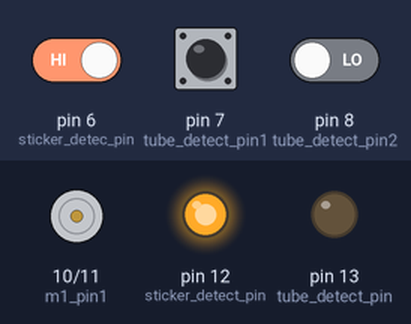
Bench run of a sketch on a simulated Arduino Uno, built with avr-gcc and run on an emulated ATmega328P. On the bench: motor-driver pin pairs drawn as motors (green arrow = first pin HIGH = forward, orange = second pin HIGH = backward, longer = more drive), output pins drawn as LEDs (lit = HIGH). Inputs (shaded band) come from the test bench; at power-on: pin 6 (sticker_detec_pin) HIGH, pin 7 (tube_detect_pin1) HIGH, pin 8 (tube_detect_pin2) LOW.

Above: at 1.2 s.
1.3 s: pin 6 (sticker_detec_pin) driven LOW
At 2.5 s:
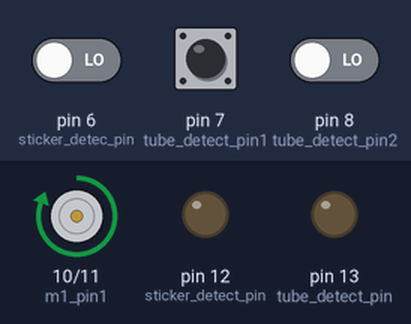
At 3.9 s:
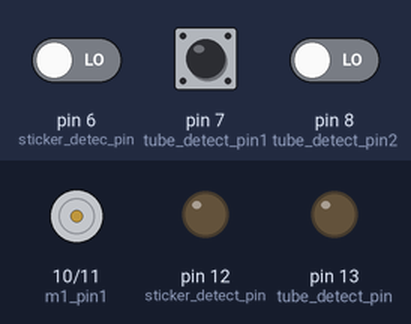
4.3 s: pin 6 (sticker_detec_pin) driven HIGH
At 5.2 s:
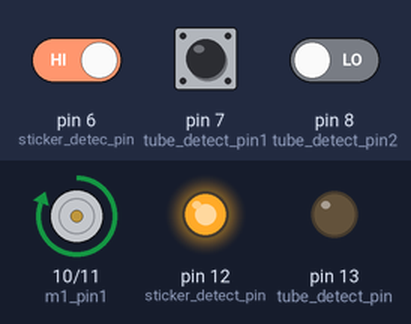
Timing chart, 0 to 7.5 s (numbered marks = the images above; inputs shaded):
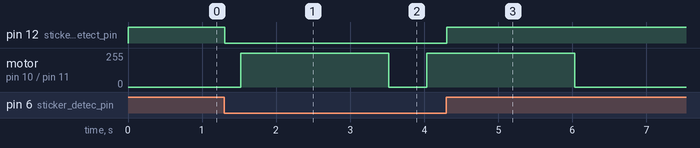

Measured:
- after the input at 1.3 s, pin 12 (sticker_detect_pin): HIGH → LOW at once; motor on pin 10 (m1_pin1) / pin 11 (m1_pin2): stopped → forward 255/255 after 0.22 s, → stopped 2.0 s later, → forward 255/255 0.51 s later
- after the input at 4.3 s, pin 12 (sticker_detect_pin): LOW → HIGH at once; motor on pin 10 (m1_pin1) / pin 11 (m1_pin2): goes on until 6.0 s, then stays stopped

The sketch:

dropBox_MHTiny.ino
```cpp
#include <SoftwareSerial.h>
const int RX = 4;
const int TX = 5;
SoftwareSerial mySerial(RX, TX);
// ========== motor pin ======================
const int m1_pin1 = 10;
const int m1_pin2 = 11;
// ========== output to main controller ======
const int sticker_detect_pin = 12;
const int tube_detect_pin = 13;
//======== sticker detect sensor ============
const int sticker_detec_pin = 6;
// ========== drop tube sensors =======
const int tube_detect_pin1 = 7;
const int tube_detect_pin2 = 8;
const int tube_detect_pin3 = 9;
// ============ subfunctions ========
void off_motor(void);
void on_motor(void);

bool tube_drop_logic = false;
bool sticker_detect_logic = false;

unsigned long state_timer = 0;
unsigned int main_state = 0;

void setup() {
  mySerial.begin(9600);
  pinMode(m1_pin1,OUTPUT);
  pinMode(m1_pin2,OUTPUT);
  off_motor();
  pinMode(sticker_detect_pin,OUTPUT);
  pinMode(tube_detect_pin,OUTPUT);
  pinMode(sticker_detec_pin,INPUT);
  pinMode(tube_detect_pin1,INPUT);
  pinMode(tube_detect_pin2,INPUT);
  pinMode(tube_detect_pin3,INPUT);
}

void loop()
{
  // ========= get input sensors ===========
  tube_drop_logic = digitalRead(tube_detect_pin1) && digitalRead(tube_detect_pin2) && digitalRead(tube_detect_pin3);
  sticker_detect_logic = digitalRead(sticker_detec_pin);
  mySerial.print(tube_drop_logic);
  mySerial.print(",");
  mySerial.println(sticker_detect_logic);
  //========================================
  digitalWrite(tube_detect_pin,tube_drop_logic);
  digitalWrite(sticker_detect_pin,sticker_detect_logic);
  // =========== run state machine =========
  switch(main_state)
  {
    case 0:
    {
      if(tube_drop_logic==0)
      {
        main_state = 1;
        state_timer = millis();
      }
      break;
    }
    case 1:
    {
      if((millis()-state_timer)>=500)
      {
        main_state = 2;
        state_timer = millis();
      }
      break;
    }
    case 2:
    {
      if((millis()-state_timer)>= 500)
      {
        main_state = 0;
        state_timer = millis();
      }
      else
      {
        if(sticker_detect_logic==false)
        {
          on_motor();
          main_state = 3;
          state_timer = millis();
        }
      }
      break;
    }
    case 3:
    {
      if((millis()-state_timer)>=2000)
      {
        off_motor();
        main_state = 0;
      }
      break;
    }
    default:
    {
      main_state = 0;
    }
  }

}

void off_motor(void)
{
  digitalWrite(m1_pin1,LOW);
  digitalWrite(m1_pin2,LOW);
}
void on_motor(void)
{
  digitalWrite(m1_pin1,HIGH);
  digitalWrite(m1_pin2,LOW);
}
```
